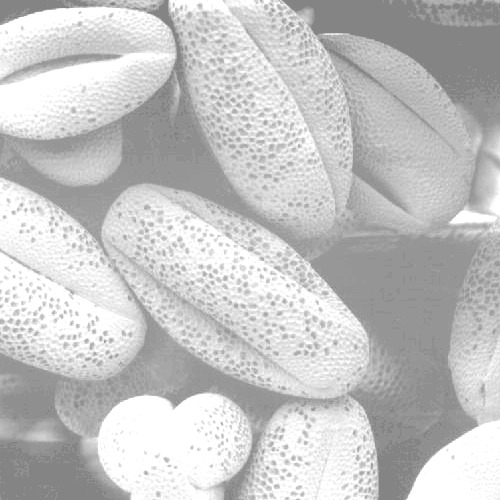
#> input picture DIP-Labs/Lab07_Histogram_Equalization/hist2.tif, 500 x 500 px
$ python Task_01.py
#> lines starting #> are read from the running program, lines starting #| are printed output that depends on the picture
#> in main, img is the input picture: shape (500, 500); min 132, max 255, mean 196.4
'''
	We implement a histogram equalization technique in this task on a greyscale image.
'''
import cv2
import numpy as np
import matplotlib.pyplot as plt
import collections


pdf = []
cdf = list(np.zeros(256))
transformation_ftn = []

def plot_histogram(img):
	plt.hist(img.ravel(), bins=256, range=(0.0, 255.0), fc='k', ec='k')
	plt.title("Histogram of {}".format("Equalized Image"))
	plt.show()

def hist_equalization(img):
	height, width = img.shape
#> height = 500; width = 500
	hist_equalized_img = np.zeros(shape=img.shape)
	img_flatten = np.ravel(img)
	freq_dict = collections.Counter(img_flatten)
#> freq_dict = 49 items
	for ix in range(256):
		if ix not in freq_dict.keys():
			freq_dict[ix] = 0
#> after the loop, freq_dict = 256 items
	freq_dict = collections.OrderedDict(sorted(freq_dict.items()))
	for key, value in freq_dict.iteritems():
		pdf.append(float(value)/((height*width)))
#> after the loop, pdf = 256 values, max 0.115 at index 255, min 0 at index 0, mean 0.00391
	for ix in range(len(pdf)):
		try:
			cdf[ix] = pdf[ix] + cdf[ix-1]
		except:
			cdf[ix] = pdf[ix]
#> after the loop, cdf = 256 values from 0 to 1
	for ix in range(len(cdf)):
		transformation_ftn.append(round(cdf[ix]*255))
#> after the loop, transformation_ftn = 256 values from 0 to 255
	for y in range(height):
		for x in range(width):
			pixel = img[x,y]
			img[x,y] = transformation_ftn[pixel]
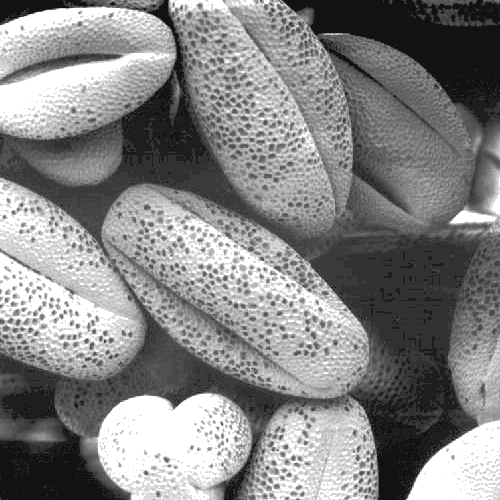
#> img: shape (500, 500); min 18, max 255, mean 132.5
	plot_histogram(img)
#> in plot_histogram, `plt.show()`:
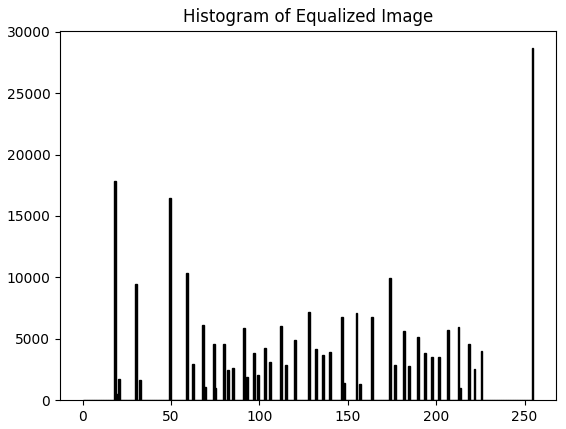
#> figure drawn by matplotlib, 1 panel; tallest bar 28659 high, from x = 254 to 255
	plt.imshow(img, cmap='gray')
	plt.show()

def main(img_file):
	img = cv2.imread(img_file, 0)
	hist_equalization(img)

main("hist2.tif")
